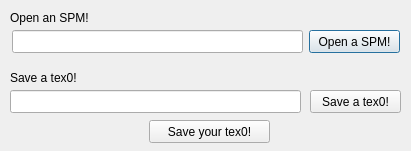
<?xml version="1.0" encoding="UTF-8"?>
<ui version="4.0">
 <class>pwf2spm</class>
 <widget class="QDialog" name="pwf2spm">
  <property name="geometry">
   <rect>
    <x>0</x>
    <y>0</y>
    <width>411</width>
    <height>151</height>
   </rect>
  </property>
  <property name="minimumSize">
   <size>
    <width>411</width>
    <height>151</height>
   </size>
  </property>
  <property name="maximumSize">
   <size>
    <width>411</width>
    <height>151</height>
   </size>
  </property>
  <property name="windowTitle">
   <string>pwf2spm</string>
  </property>
  <property name="windowIcon">
   <iconset resource="pwf2main.qrc">
    <normaloff>:/img/pwf2tools.png</normaloff>:/img/pwf2tools.png</iconset>
  </property>
  <widget class="QPushButton" name="openSpmButton">
   <property name="geometry">
    <rect>
     <x>309</x>
     <y>30</y>
     <width>91</width>
     <height>23</height>
    </rect>
   </property>
   <property name="text">
    <string>Open a SPM!</string>
   </property>
  </widget>
  <widget class="QLineEdit" name="SpmPathBox">
   <property name="enabled">
    <bool>true</bool>
   </property>
   <property name="geometry">
    <rect>
     <x>12</x>
     <y>30</y>
     <width>291</width>
     <height>23</height>
    </rect>
   </property>
  </widget>
  <widget class="QLabel" name="openSPMLabel">
   <property name="geometry">
    <rect>
     <x>10</x>
     <y>10</y>
     <width>261</width>
     <height>16</height>
    </rect>
   </property>
   <property name="text">
    <string>Open an SPM!</string>
   </property>
  </widget>
  <widget class="QLabel" name="saveTex0Label">
   <property name="geometry">
    <rect>
     <x>10</x>
     <y>70</y>
     <width>221</width>
     <height>16</height>
    </rect>
   </property>
   <property name="text">
    <string>Save a tex0!</string>
   </property>
  </widget>
  <widget class="QLineEdit" name="Tex0PathBox">
   <property name="enabled">
    <bool>true</bool>
   </property>
   <property name="geometry">
    <rect>
     <x>10</x>
     <y>90</y>
     <width>291</width>
     <height>23</height>
    </rect>
   </property>
  </widget>
  <widget class="QPushButton" name="saveTex0Button">
   <property name="geometry">
    <rect>
     <x>310</x>
     <y>90</y>
     <width>91</width>
     <height>23</height>
    </rect>
   </property>
   <property name="text">
    <string>Save a tex0!</string>
   </property>
  </widget>
  <widget class="QPushButton" name="run">
   <property name="geometry">
    <rect>
     <x>149</x>
     <y>120</y>
     <width>121</width>
     <height>23</height>
    </rect>
   </property>
   <property name="text">
    <string>Save your tex0!</string>
   </property>
  </widget>
 </widget>
 <resources>
  <include location="pwf2main.qrc"/>
 </resources>
 <connections/>
</ui>
